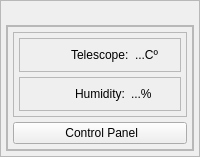
     <widget class="QFrame" name="menuleft">
      <property name="maximumSize">
       <size>
        <width>300</width>
        <height>16777215</height>
       </size>
      </property>
      <property name="frameShape">
       <enum>QFrame::Shape::StyledPanel</enum>
      </property>
      <property name="frameShadow">
       <enum>QFrame::Shadow::Raised</enum>
      </property>
      <layout class="QVBoxLayout" name="verticalLayout_21" stretch="0,0">
       <property name="spacing">
        <number>5</number>
       </property>
       <property name="leftMargin">
        <number>5</number>
       </property>
       <property name="topMargin">
        <number>5</number>
       </property>
       <property name="rightMargin">
        <number>5</number>
       </property>
       <property name="bottomMargin">
        <number>5</number>
       </property>
       <item>
        <widget class="QLabel" name="brand_logo">
         <property name="minimumSize">
          <size>
           <width>0</width>
           <height>0</height>
          </size>
         </property>
         <property name="maximumSize">
          <size>
           <width>16777215</width>
           <height>100</height>
          </size>
         </property>
         <property name="statusTip">
          <string/>
         </property>
         <property name="text">
          <string notr="true"/>
         </property>
         <property name="textFormat">
          <enum>Qt::TextFormat::RichText</enum>
         </property>
         <property name="pixmap">
          <pixmap resource="../resources.qrc">:/images/resources/full_logo_nobg.png</pixmap>
         </property>
         <property name="scaledContents">
          <bool>true</bool>
         </property>
        </widget>
       </item>
       <item>
        <widget class="QFrame" name="ml_content">
         <property name="frameShape">
          <enum>QFrame::Shape::StyledPanel</enum>
         </property>
         <property name="frameShadow">
          <enum>QFrame::Shadow::Raised</enum>
         </property>
         <layout class="QVBoxLayout" name="verticalLayout_6">
          <property name="spacing">
           <number>0</number>
          </property>
          <property name="leftMargin">
           <number>0</number>
          </property>
          <property name="topMargin">
           <number>0</number>
          </property>
          <property name="rightMargin">
           <number>0</number>
          </property>
          <property name="bottomMargin">
           <number>0</number>
          </property>
          <item>
           <widget class="QFrame" name="ml_frame0">
            <property name="frameShape">
             <enum>QFrame::Shape::StyledPanel</enum>
            </property>
            <property name="frameShadow">
             <enum>QFrame::Shadow::Raised</enum>
            </property>
            <layout class="QVBoxLayout" name="verticalLayout_22">
             <property name="spacing">
              <number>5</number>
             </property>
             <property name="leftMargin">
              <number>5</number>
             </property>
             <property name="topMargin">
              <number>5</number>
             </property>
             <property name="rightMargin">
              <number>5</number>
             </property>
             <property name="bottomMargin">
              <number>5</number>
             </property>
             <item>
              <widget class="QFrame" name="ml_frame1">
               <property name="frameShape">
                <enum>QFrame::Shape::StyledPanel</enum>
               </property>
               <property name="frameShadow">
                <enum>QFrame::Shadow::Raised</enum>
               </property>
               <layout class="QVBoxLayout" name="verticalLayout_3">
                <property name="spacing">
                 <number>5</number>
                </property>
                <property name="leftMargin">
                 <number>5</number>
                </property>
                <property name="topMargin">
                 <number>5</number>
                </property>
                <property name="rightMargin">
                 <number>5</number>
                </property>
                <property name="bottomMargin">
                 <number>5</number>
                </property>
                <item alignment="Qt::AlignmentFlag::AlignTop">
                 <widget class="QFrame" name="ml_frameA">
                  <property name="frameShape">
                   <enum>QFrame::Shape::StyledPanel</enum>
                  </property>
                  <property name="frameShadow">
                   <enum>QFrame::Shadow::Raised</enum>
                  </property>
                  <layout class="QHBoxLayout" name="horizontalLayout_2">
                   <item alignment="Qt::AlignmentFlag::AlignLeft">
                    <widget class="QLabel" name="ml_label1A">
                     <property name="text">
                      <string/>
                     </property>
                     <property name="pixmap">
                      <pixmap resource="../resources.qrc">:/icons/resources/device_thermostat.svg</pixmap>
                     </property>
                    </widget>
                   </item>
                   <item alignment="Qt::AlignmentFlag::AlignLeft">
                    <widget class="QLabel" name="ml_label2A">
                     <property name="text">
                      <string>Telescope:</string>
                     </property>
                    </widget>
                   </item>
                   <item>
                    <widget class="QLabel" name="ml_label3A">
                     <property name="text">
                      <string>...Cº</string>
                     </property>
                    </widget>
                   </item>
                  </layout>
                 </widget>
                </item>
                <item alignment="Qt::AlignmentFlag::AlignTop">
                 <widget class="QFrame" name="ml_frameC">
                  <property name="frameShape">
                   <enum>QFrame::Shape::StyledPanel</enum>
                  </property>
                  <property name="frameShadow">
                   <enum>QFrame::Shadow::Raised</enum>
                  </property>
                  <layout class="QHBoxLayout" name="horizontalLayout_5">
                   <item alignment="Qt::AlignmentFlag::AlignLeft">
                    <widget class="QLabel" name="ml_label1C">
                     <property name="text">
                      <string/>
                     </property>
                     <property name="pixmap">
                      <pixmap resource="../resources.qrc">:/icons/resources/humidity.svg</pixmap>
                     </property>
                    </widget>
                   </item>
                   <item alignment="Qt::AlignmentFlag::AlignLeft">
                    <widget class="QLabel" name="ml_label2C">
                     <property name="text">
                      <string>Humidity:</string>
                     </property>
                    </widget>
                   </item>
                   <item>
                    <widget class="QLabel" name="ml_label3C">
                     <property name="text">
                      <string>...%</string>
                     </property>
                    </widget>
                   </item>
                  </layout>
                 </widget>
                </item>
               </layout>
              </widget>
             </item>
             <item>
              <widget class="QPushButton" name="ml_button1">
               <property name="maximumSize">
                <size>
                 <width>16777215</width>
                 <height>35</height>
                </size>
               </property>
               <property name="text">
                <string> Control Panel</string>
               </property>
               <property name="icon">
                <iconset resource="../resources.qrc">
                 <normaloff>:/icons/resources/build_edit.png</normaloff>:/icons/resources/build_edit.png</iconset>
               </property>
              </widget>
             </item>
            </layout>
           </widget>
          </item>
         </layout>
        </widget>
       </item>
      </layout>
     </widget>
